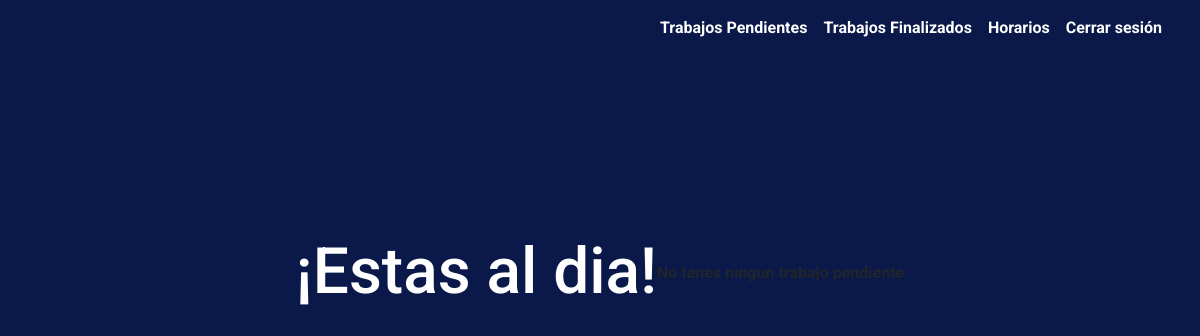
/ (signed in), run on an earlier commit of the app's database.
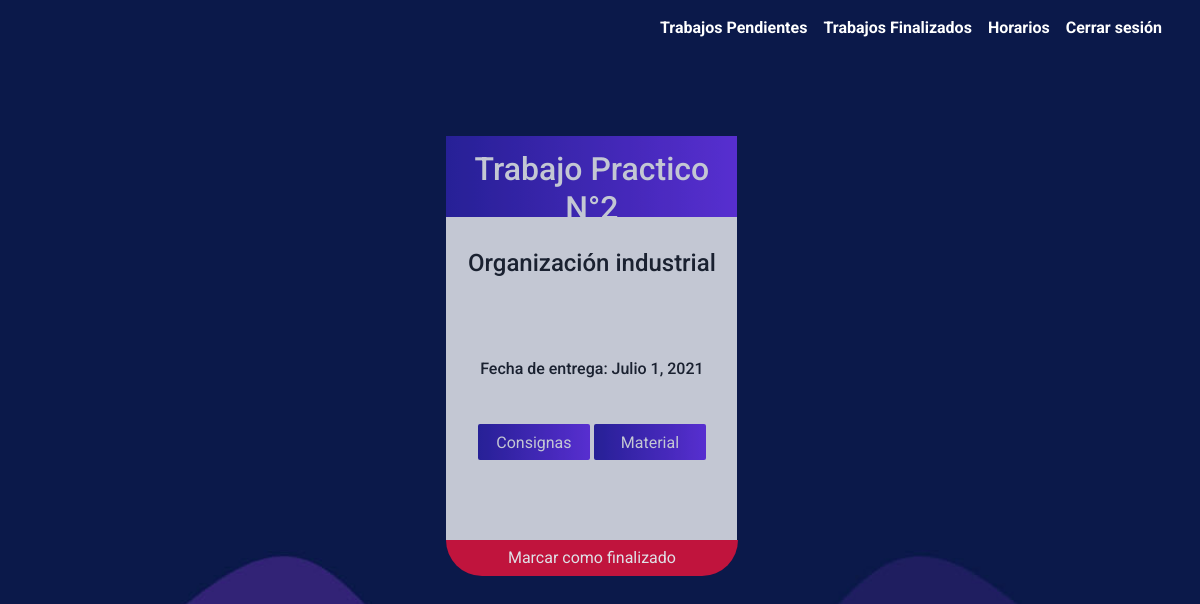
And on a later commit of the database.
### trabajos/models.py (models this page shows, shortened)
class Tpsterminados(models.Model):
    user = models.ForeignKey(Usuario, on_delete=CASCADE)
    tps = models.ForeignKey(Tps, on_delete=CASCADE)
    status = models.BooleanField(default=True)

class Tps(models.Model):
    users = models.ManyToManyField(
        Usuario,  through='Tpsterminados')
    titulo = models.CharField(max_length=100)
    TECNOLOGIA_DE_LA_FABRICACION = 'TDF'
    MANTENIMIENTO_Y_REPARACION_DE_EQUIPOS = 'MYRDE'
    MAQUINAS_ELECTRICAS_Y_ENSAYOS = 'MEYE'
    SEGURIDAD_E_HIGIENE_INDUSTRIAL = 'SEHI'
    LABORATORIO_DE_ENSAYOS_INDUSTRIALES = 'LDEI'
    INSTALACIONES_INDUSTRIALES = 'II'
    RELACIONES_HUMANAS = 'RH'
    TALLER_DE_ELECTROMECANICA = 'TE'
    ORGANIZACION_INDUSTRIAL = 'OI'
    INSTALACIONES_ELECTRICAS = 'IE'
    EDUCACION_FISICA = 'EF'
    EQUIPOS_Y_APARATOS_DE_MANIOBRA_Y_TRANSPORTE = 'EYADMYT'
    MATERIAS_CHOICES = [
        (TECNOLOGIA_DE_LA_FABRICACION, 'Tecnologia de la fabricación'),
        (MANTENIMIENTO_Y_REPARACION_DE_EQUIPOS, 'Mantenimiento y R de equipos'),
        (MAQUINAS_ELECTRICAS_Y_ENSAYOS, 'Máquinas eléctricas y ensayos'),
        (SEGURIDAD_E_HIGIENE_INDUSTRIAL, 'Seguridad e higiene industrial'),
        (LABORATORIO_DE_ENSAYOS_INDUSTRIALES,
         'Laboratorio de ensayos industriales'),
        (INSTALACIONES_INDUSTRIALES, 'Instalaciones industriales'),
        (RELACIONES_HUMANAS, 'Relaciones humanas'),
        (TALLER_DE_ELECTROMECANICA, 'Taller de electromecánica'),
        (ORGANIZACION_INDUSTRIAL, 'Organización industrial'),
        (INSTALACIONES_ELECTRICAS, 'Instalaciones eléctricas'),
        (EDUCACION_FISICA, 'Educacion fisica'),
        (EQUIPOS_Y_APARATOS_DE_MANIOBRA_Y_TRANSPORTE,
         'Equipos y aparatos de maniobra y transporte')
    ]
    materia = models.CharField(
        max_length=8, choices=MATERIAS_CHOICES, default=None)
    fecha_actual = models.DateField(default=timezone.now)
    fecha_entrega = models.DateField(auto_now=False, auto_now_add=False)
    material = models.URLField()
    consignas = models.URLField()

### trabajos/views.py (the view)
# urls.py: path("", views.index, name="index"),
def index(request):
    if request.user.is_authenticated:
        if request.method == 'GET':
            trabajos = Tpsterminados.objects.filter(
                status=True, user=request.user)
            return render(request, "usuario/index.html", {
                'trabajos': trabajos
            })
        else:
            trabajoid = request.POST['id']
            Tpsterminados.objects.filter(id=trabajoid).update(status=False)
            return HttpResponseRedirect(reverse('acc:finalizados'))
    else:
        return HttpResponseRedirect(reverse('acc:login'))

### trabajos/templates/usuario/index.html (shortened to what this page needs)
{% extends "usuario/indexlayout.html" %}
{% load static %}
{% block css %}
<link rel="stylesheet" href="{% static 'usuario/index.css' %}">
{% endblock %}
{% block body%}
  <div class="tarjeta-contenedor">
    {% for trabajo in trabajos %}
    <div class="tarjeta-wrapper">
      <div class="tarjeta">
        <div class="title">
          <h1 class="t">{{ trabajo.tps.titulo }}</h1>
        </div>
        <div class="materia">
          <h3>{{ trabajo.tps.get_materia_display }}</h3>
        </div>
        <div class="entrega">
          <h3>Fecha de entrega: {{ trabajo.tps.fecha_entrega }}</h3>
        </div>
        <div class="botones">
          <button type="button" class="boton" id="boton1">
            <a href="{{ trabajo.tps.consignas }}">Consignas</a>
          </button>
          <button type="button" class="boton" id="boton2">
            <a href="{{ trabajo.tps.material }}">Material</a>
          </button>
        </div>
      </div>
      <div class="activo">
        <form action="/" method="POST" class="form">
          <button type="submit" class="entregado">
              Marcar como finalizado
            </button>
      </form>
      </div>
    </div>
    {% empty %}
    <div class="empty-container">
      <h1 class="empty">¡Estas al dia!</h1>
      <p>No tenes ningun trabajo pendiente</p>
    </div>
    {% endfor %}
  </div>
{% endblock %}

What changed in the data, as far as the page shows it:
added Tpsterminados: tps.titulo "Trabajo Practico N°2", tps.materia "Organización industrial", tps.fecha_entrega "Julio 1, 2021"
Also different on the page:
text no longer shown: "¡Estas al dia!"
